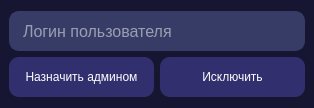
<?xml version="1.0" encoding="UTF-8"?>
<ui version="4.0">
 <class>changeteam</class>
 <widget class="QMainWindow" name="changeteam">
  <property name="geometry">
   <rect>
    <x>0</x>
    <y>0</y>
    <width>314</width>
    <height>108</height>
   </rect>
  </property>
  <property name="windowTitle">
   <string>MainWindow</string>
  </property>
  <property name="styleSheet">
   <string notr="true">background-color: #171632;
</string>
  </property>
  <widget class="QWidget" name="centralwidget">
   <layout class="QGridLayout" name="gridLayout">
    <item row="0" column="0">
     <layout class="QVBoxLayout" name="verticalLayout">
      <item>
       <widget class="QLineEdit" name="user_login">
        <property name="enabled">
         <bool>true</bool>
        </property>
        <property name="minimumSize">
         <size>
          <width>150</width>
          <height>40</height>
         </size>
        </property>
        <property name="font">
         <font>
          <pointsize>12</pointsize>
         </font>
        </property>
        <property name="styleSheet">
         <string notr="true">QLineEdit{
border: 2px solid #373C66;
color: white;
border-radius: 10px;
padding: 5px 10px;
outline: none;
background: #373C66;
}

</string>
        </property>
        <property name="placeholderText">
         <string>Логин пользователя</string>
        </property>
       </widget>
      </item>
      <item>
       <layout class="QHBoxLayout" name="horizontalLayout">
        <item>
         <widget class="QPushButton" name="new_admin">
          <property name="minimumSize">
           <size>
            <width>85</width>
            <height>40</height>
           </size>
          </property>
          <property name="cursor">
           <cursorShape>PointingHandCursor</cursorShape>
          </property>
          <property name="styleSheet">
           <string notr="true">background: #322F6E;
border-radius: 10px;
color: white;</string>
          </property>
          <property name="text">
           <string>Назначить админом</string>
          </property>
         </widget>
        </item>
        <item>
         <widget class="QPushButton" name="exclude">
          <property name="minimumSize">
           <size>
            <width>85</width>
            <height>40</height>
           </size>
          </property>
          <property name="cursor">
           <cursorShape>PointingHandCursor</cursorShape>
          </property>
          <property name="styleSheet">
           <string notr="true">background: #322F6E;
border-radius: 10px;
color: white;</string>
          </property>
          <property name="text">
           <string>Исключить</string>
          </property>
         </widget>
        </item>
       </layout>
      </item>
     </layout>
    </item>
   </layout>
  </widget>
 </widget>
 <resources/>
 <connections/>
</ui>
